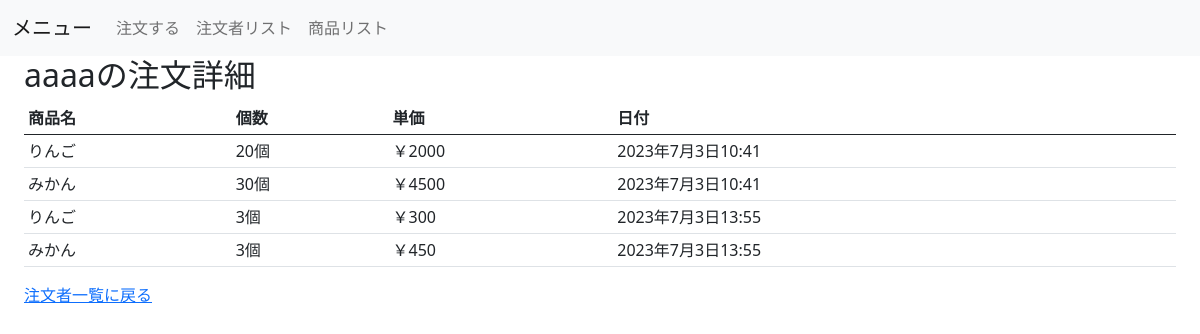
The page /market/ordered_list/aaaa on the database its author committed.
### market/models.py (models this page shows, shortened)
class Order(models.Model):
    date = models.DateTimeField(
        verbose_name='注文日時',
        auto_now=True
    )
    goods = models.ForeignKey(
        'Goods',
        verbose_name='注文商品',
        on_delete=models.CASCADE
    )
    amount = models.IntegerField(
        verbose_name='注文数'
    )
    ordered_by = models.CharField(
        verbose_name='注文者',
        max_length=50
    )
    class Meta:
        verbose_name = ('注文')
        verbose_name_plural = ('注文')

class Goods(models.Model):
    name = models.CharField(
        verbose_name='商品名',
        max_length=200
    )
    price = models.IntegerField(
        verbose_name='単価'
    )
    description = models.TextField(
        verbose_name='説明',
        max_length=500
    )
    class Meta:
        verbose_name = ('商品')
        verbose_name_plural = ('商品')

### market/views.py (the view)
# urls.py: path('ordered_list/<str:ordered_by>', views.OrderedListView.as_view(), name='ordered_list'),
class OrderedListView(generic.ListView):
    template_name = 'market/ordered_list.html'
    context_object_name = 'order_list'
    def get_queryset(self):
        param = self.kwargs['ordered_by']
        return Order.objects.filter(ordered_by=param)
    def get_context_data(self, **kwargs):
        context = super().get_context_data(**kwargs)
        context['ordered'] = self.kwargs['ordered_by']
        return context

### market/templatetags/extra_tags.py (called while the page is built)
@register.filter
def multiply(v1, v2):
    return v1 * v2

### templates/market/ordered_list.html
{% extends "market/base.html" %}
{% block content %}
{% load extra_tags %}
<h2>{{ ordered }}の注文詳細</h2>
<table class="table table-sm">
    <thead>
        <tr>
            <th>商品名</th>
            <th>個数</th>
            <th>単価</th>
            <th>日付</th>
        </tr>
    </thead>
    {% for order in order_list %}
    <tr>
        <td>{{ order.goods.name }}</td>
        <td>{{ order.amount }}個</td>
        <td>￥{{ order.goods.price | multiply:order.amount }}</td>
        <td>{{ order.date }}</td>
    </tr>
    {% endfor %}
</table>
<a href="{% url 'market:order_list' %}">注文者一覧に戻る</a>
{% endblock %}

### rows shown on the page
Order: goods.name "りんご", amount "20", goods.price|multiply "2000", date "2023年7月3日10:41"
Order: goods.name "みかん", amount "30", goods.price|multiply "4500", date "2023年7月3日10:41"
Order: goods.name "りんご", amount "3", goods.price|multiply "300", date "2023年7月3日13:55"
Order: goods.name "みかん", amount "3", goods.price|multiply "450", date "2023年7月3日13:55"

### other values the page prints
{{ ordered }} "aaaa"
